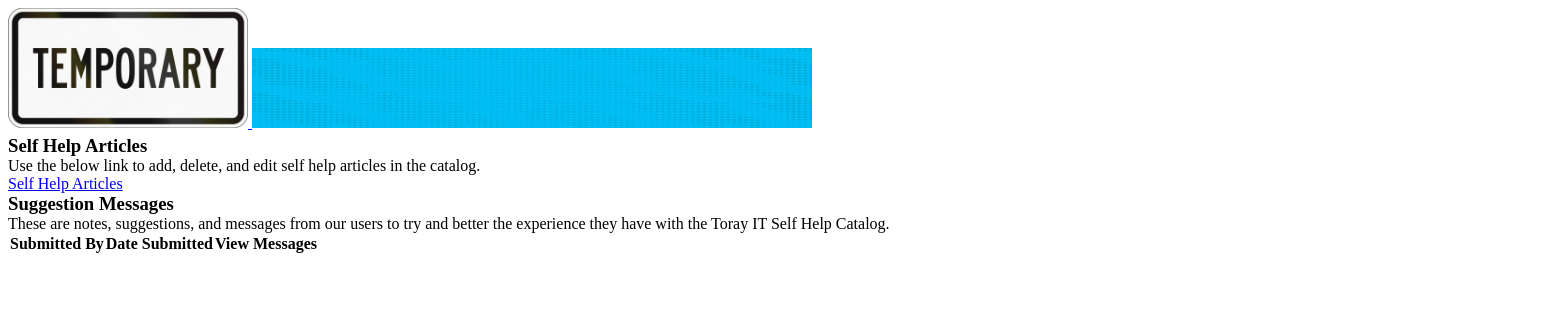
Page /admin_page on the earlier database version.
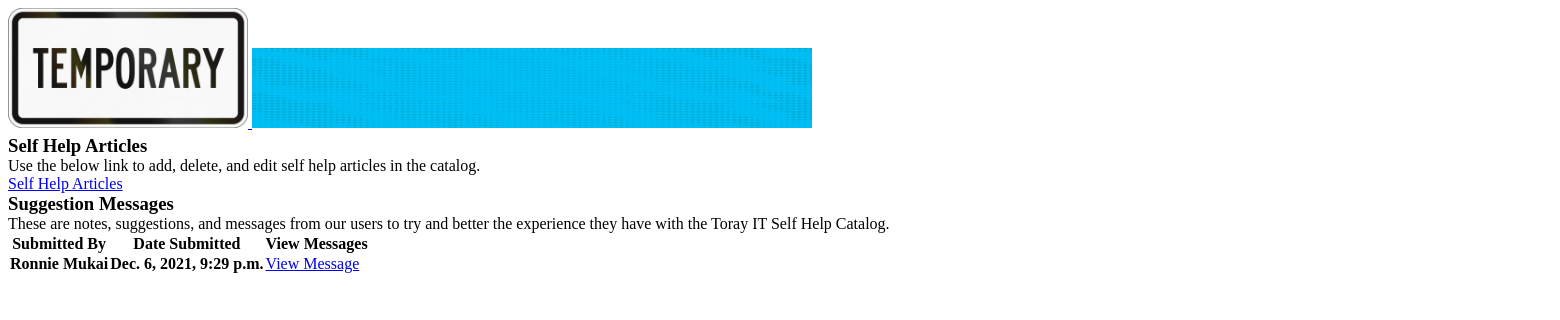
Same page on the later database version.
### catalog_application/models.py (models this page shows)
class SuggestionMessage(models.Model):
    submitted_by = models.CharField(max_length=50)
    message = models.CharField(max_length=1000)
    created_at = models.DateTimeField(auto_now_add=True)
    updated_at = models.DateTimeField(auto_now=True)
    objects = SuggestionMessageManager()

### catalog_application/views.py (the view)
# urls.py: path('admin_page', views.admin_page),
def admin_page(request):
    context = {
        'suggestion_messages': SuggestionMessage.objects.all()
    }
    return render(request, 'admin_page.html', context)

### catalog_application/templates/admin_page.html (shortened to what this page needs)
{% load static %}
<!DOCTYPE html>
<html lang="en">
    <head>
        <link rel="stylesheet" href="{% static 'css\admin_page.css' %}" />
    </head>
    <body>
        <div id="wrapper">
            <div class="header">
                <a href="TBD">
                    <img
                        class="logo"
                        src="{% static 'images\temp_image.jpeg' %}"
                    />
                </a>
                <img
                    class="banner"
                    src="{% static 'images\temp_banner.jpg' %}"
                />
            </div>
            <div class="main_content">
                <div class="self_help_article_section">
                    <h3>Self Help Articles</h3>
                    <p>Use the below link to add, delete, and edit self help articles in the catalog.</p>
                    <a href="/admin_page/all_self_help_articles">Self Help Articles</a>
                </div>
            </div>
            <div class="suggestion_message_section">
                <h3>Suggestion Messages</h3>
                <p>These are notes, suggestions, and messages from our users to try and better the experience they have with the Toray IT Self Help Catalog.</p>
                <div class="suggestion_messages">
                    <table class="suggestion_messages">
                        <thead class="column_names">
                            <tr>
                                <th>Submitted By</th>
                                <th>Date Submitted</th>
                                <th>View Messages</th>
                            </tr>
                        </thead>
                        {% for message in suggestion_messages %}
                        <tbody>
                            <tr>
                                <th>{{ message.submitted_by }}</th>
                                <th>{{ message.created_at }}</th>
                                <td>
                                    <a
                                        href="/admin_page/{{ message.id }}/view_suggestion_message"
                                        >View Message</a
                                    >
                                </td>
                            </tr>
                        </tbody>
                        {% endfor %}
                    </table>
                </div>
            </div>
    </body>
</html>

### static/css/admin_page.css (style rules this page uses)
* { margin: 0; padding: 0; }
#wrapper { width: 1920px; height: 1080px; margin: 8px; }
.header .logo { width: 15rem; height: auto; }
.header .banner { width: 35rem; height: 5rem; }
.main_content { padding-top: 0.2rem; }

Differences in the rows shown:
added SuggestionMessage: submitted_by "Ronnie Mukai", created_at "Dec. 6, 2021, 9:29 p.m."
